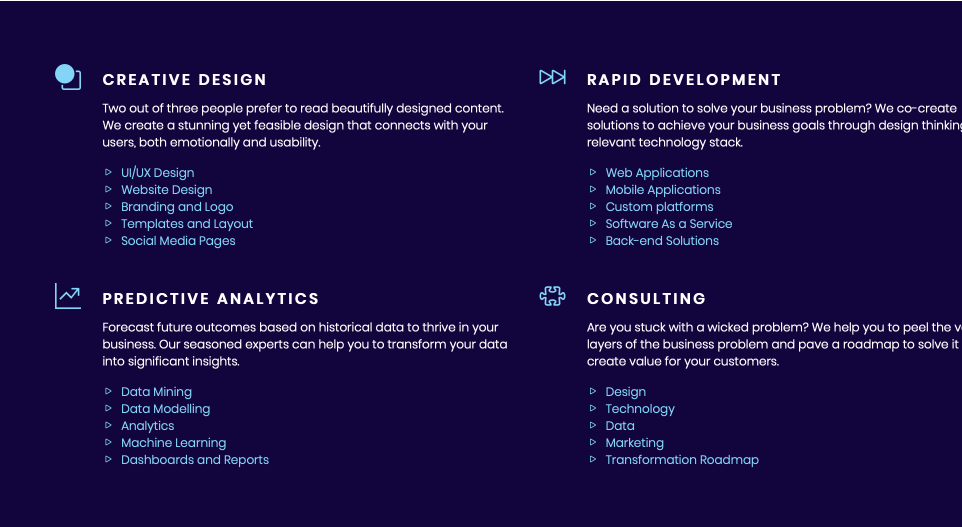
#> input picture Data/Html2.png, 1924 x 1054 px, found by its file name (shown at 1/2 size); its folder holds 4 pictures in this run
$ python Marker.py
#> lines starting #> are read from the running program, lines starting #| are printed output that depends on the picture
import os
#import tensorflow
#from tensorflow import keras
import numpy
import matplotlib.image as img
import PIL
from PIL import Image,ImageDraw2,ImageOps
from image_slicer import slice


input_training_directory = "C:\\Users\\Ayush Sharma\\Desktop\\Programs\\HTML-Extractor\\Data"
resized_image_training_directory = input_training_directory + "\\" + "Resized"

try:
    os.mkdir(resized_image_training_directory)
except:
    pass

for directory in os.listdir(input_training_directory):
    try:
        n = Image.open(input_training_directory+ "\\" + directory)
#> n is the input picture: PIL image 1924x1054 RGBA; mean R, G, B, A 26.3, 14.9, 69, 255
        n = ImageOps.grayscale(n)
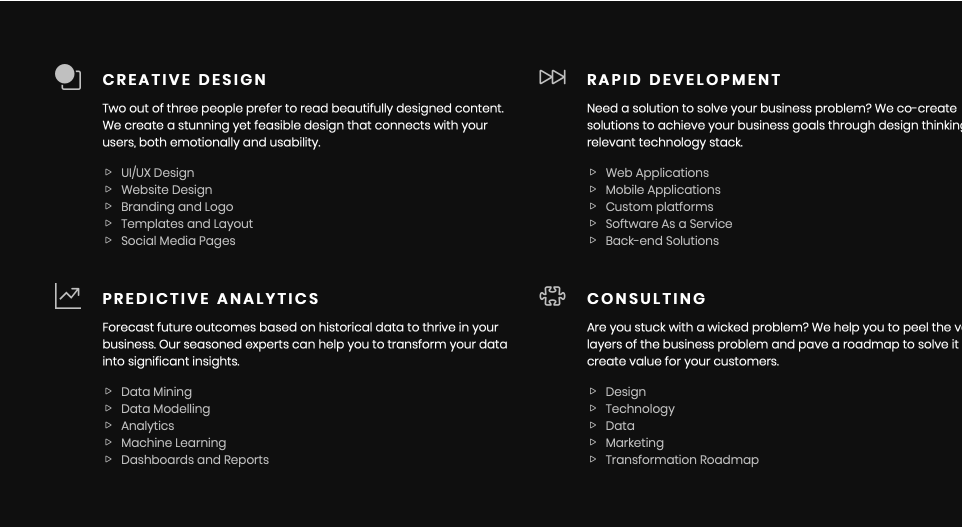
#> n: PIL image 1924x1054 L (shown at 1/2 size); min 15, max 255, mean 24.2
        n = n.resize((1500,1500))
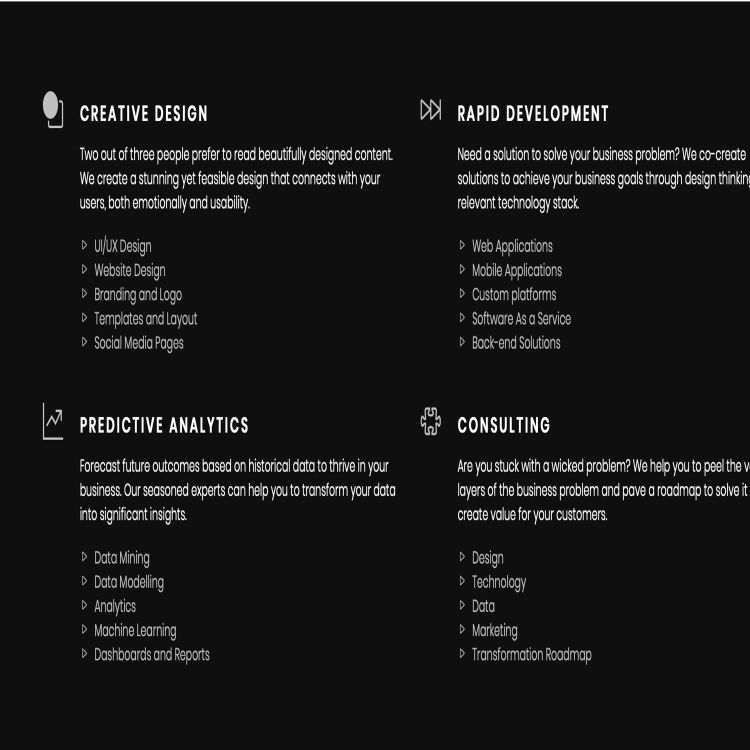
#> n: PIL image 1500x1500 L (shown at 1/2 size); min 0, max 255, mean 24.2
        n.save(resized_image_training_directory + "\\" + directory)
    except PermissionError:
        continue
#> pass 2 of the loop `for directory in os.listdir(input_training_directory):`:
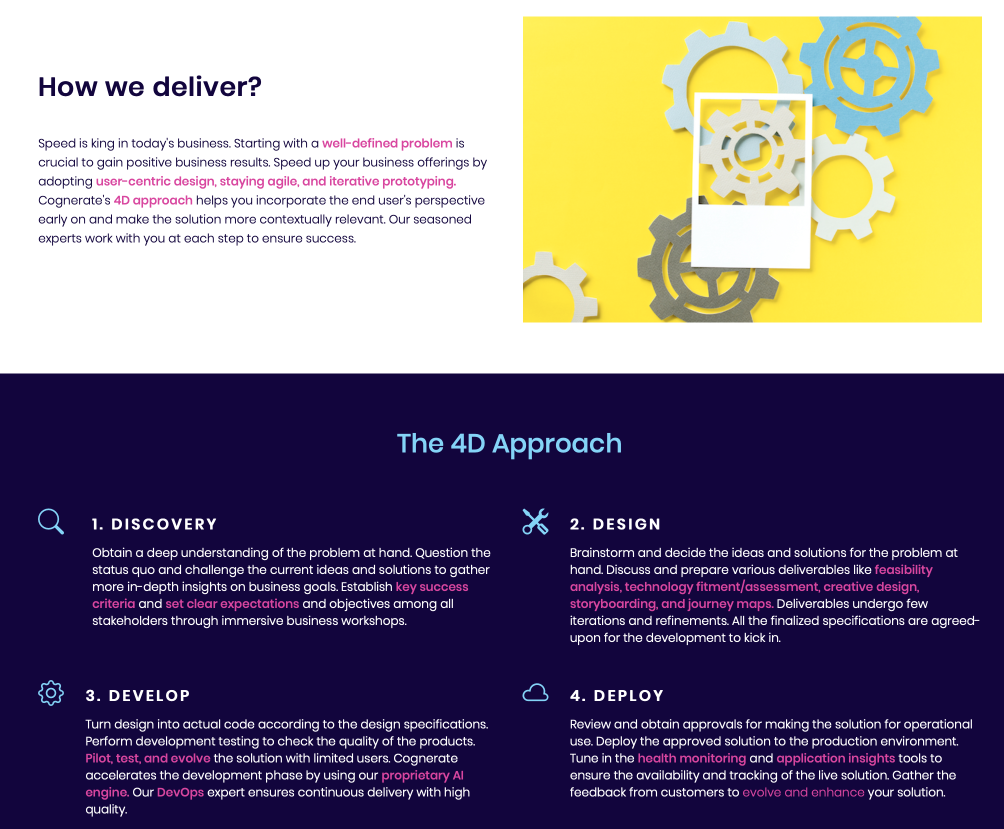
#> input picture Data/Html3.png, 2008 x 1658 px, found by its file name (shown at 1/2 size)
#> n is the input picture: PIL image 2008x1658 RGBA; mean R, G, B, A 126.4, 117, 128.7, 255
#> `n = ImageOps.grayscale(n)`:
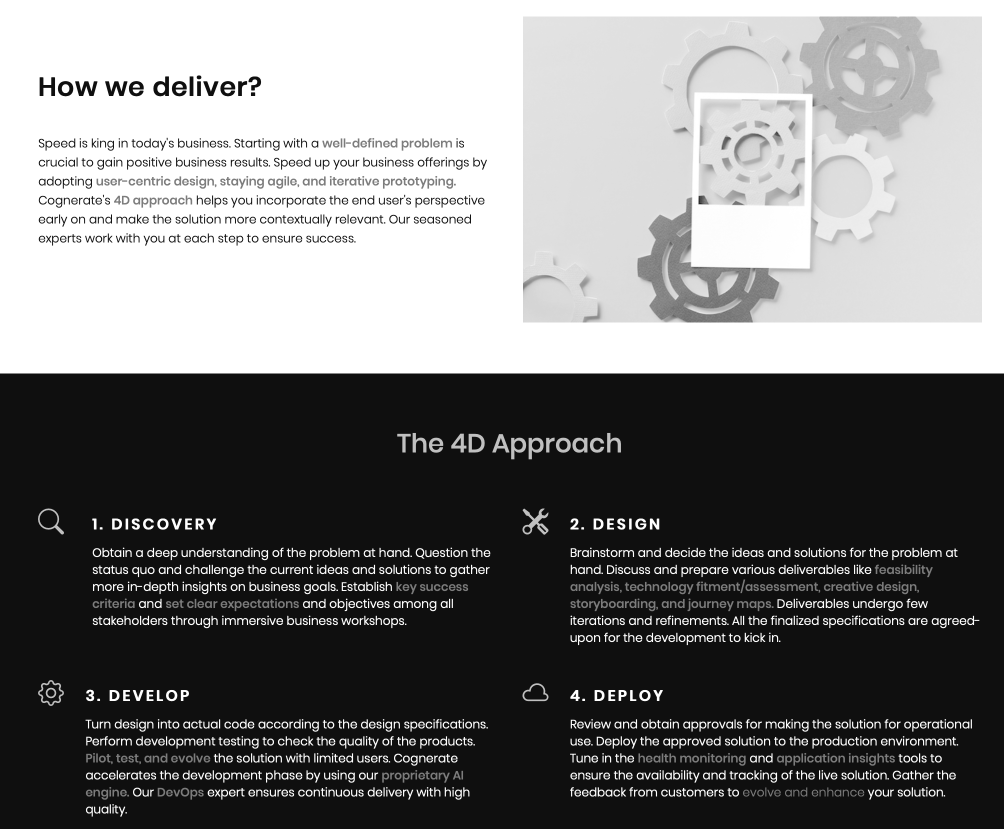
#> n: PIL image 2008x1658 L (shown at 1/2 size); min 15, max 255, mean 121
#> `n = n.resize((1500,1500))`:
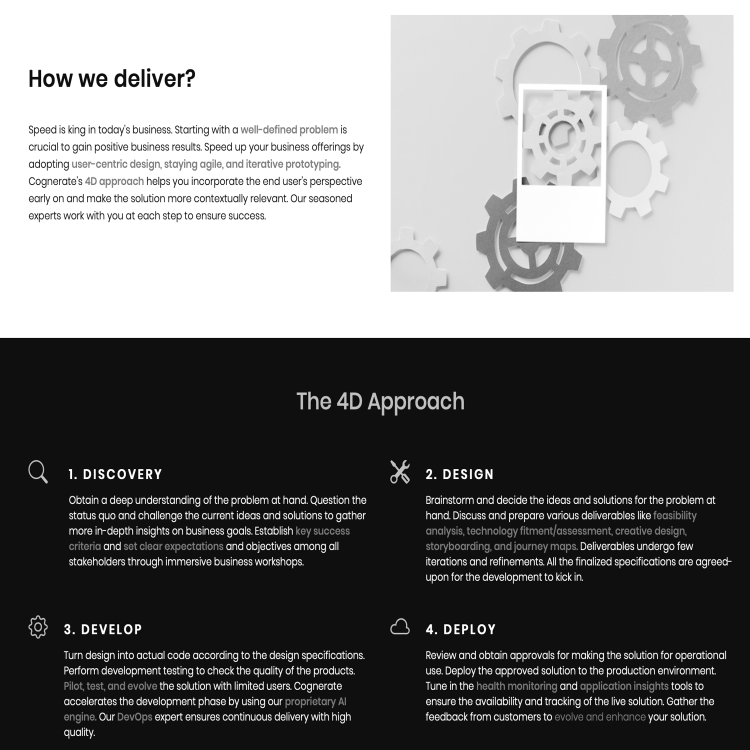
#> n: PIL image 1500x1500 L (shown at 1/2 size); min 0, max 255, mean 120.9
#> pass 3 of the loop `for directory in os.listdir(input_training_directory):`:
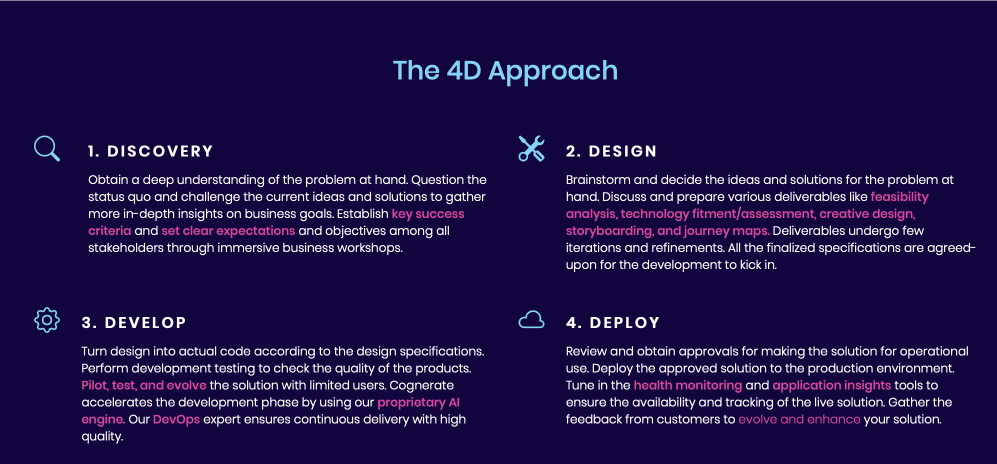
#> input picture Data/Html4.png, 1994 x 928 px, found by its file name (shown at 1/2 size)
#> n is the input picture: PIL image 1994x928 RGBA; mean R, G, B, A 31, 17.6, 71.4, 255
#> `n = ImageOps.grayscale(n)`:
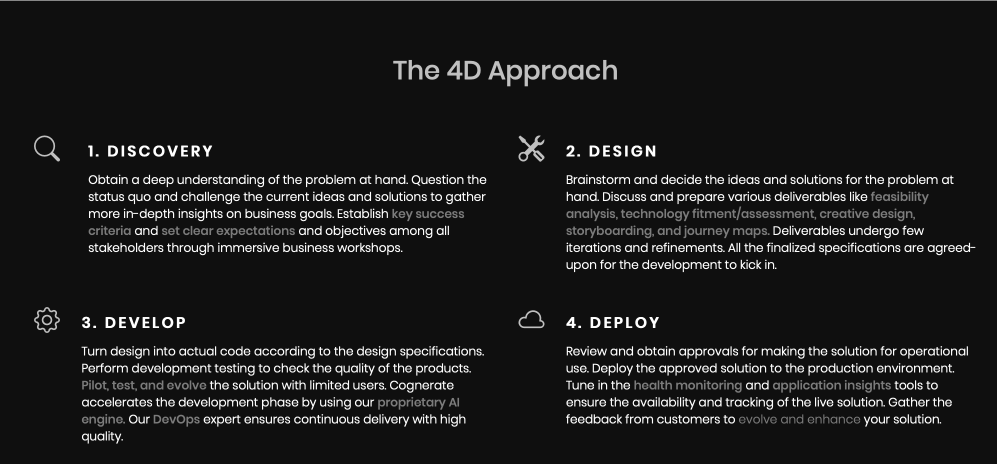
#> n: PIL image 1994x928 L (shown at 1/2 size); min 15, max 255, mean 27.5
#> `n = n.resize((1500,1500))`:
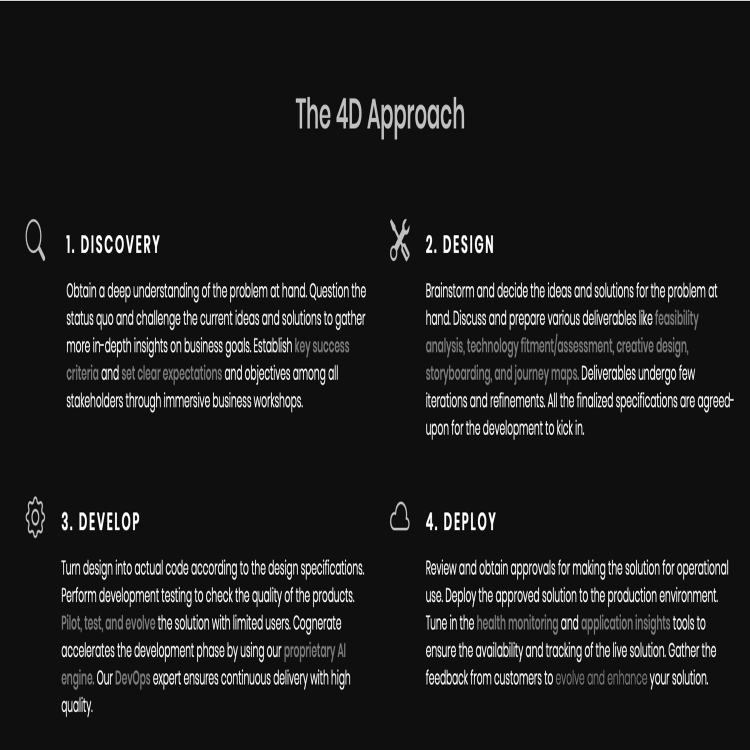
#> n: PIL image 1500x1500 L (shown at 1/2 size); min 0, max 255, mean 27.4
#> (the run stopped early here; a loop or call above may not have finished)
